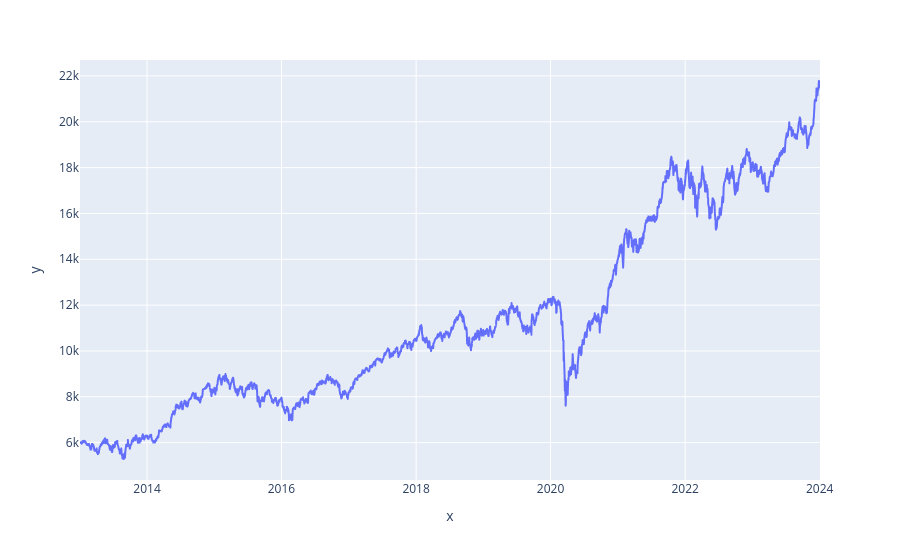

The notebook cell this image was saved under:
### Code cell
px.line(x=joined_df["Date"],y=joined_df["Close"],hover_name=joined_df["P/E"])

### Figure 1 — Plotly figure (JSON) as saved in the notebook; plotly's stock layout.template omitted (floating-point values rounded to 4 significant figures; data arrays with more than 128 entries replaced by an {"elided": "..."} marker saying what was removed)
{"data": [{"hovertemplate": "<b>%{hovertext}</b><br><br>x=%{x}<br>y=%{y}<extra></extra>", "hovertext": {"elided": "2724 float values"}, "legendgroup": "", "line": {"color": "#636efa", "dash": "solid"}, "marker": {"symbol": "circle"}, "mode": "lines", "name": "", "showlegend": false, "type": "scattergl", "x": {"elided": "2724 str values"}, "xaxis": "x", "y": {"elided": "2724 float values"}, "yaxis": "y"}], "layout": {"autosize": true, "legend": {"tracegroupgap": 0}, "margin": {"t": 60}, "xaxis": {"anchor": "y", "autorange": true, "domain": [0, 1], "range": ["2013-01-02", "2024-01-03"], "title": {"text": "x"}, "type": "date"}, "yaxis": {"anchor": "x", "autorange": true, "domain": [0, 1], "range": [4369.0, 22700.0], "title": {"text": "y"}, "type": "linear"}}}
